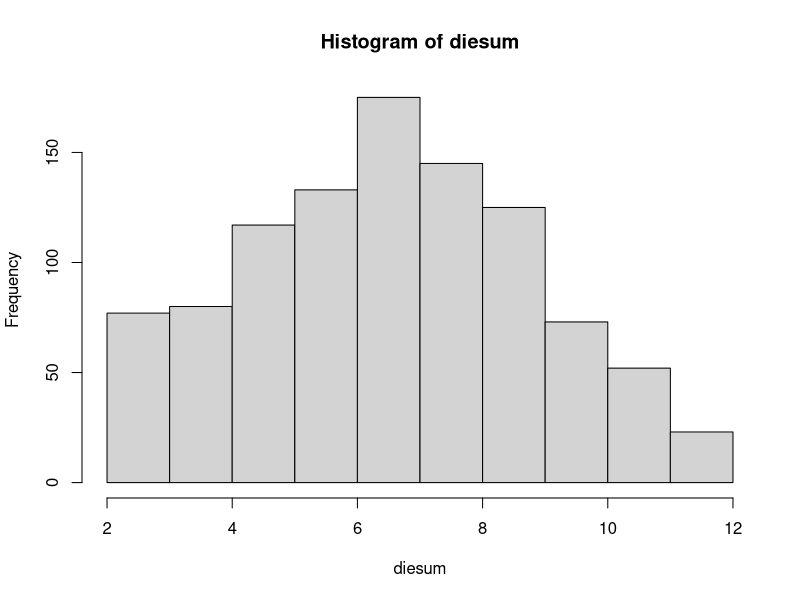
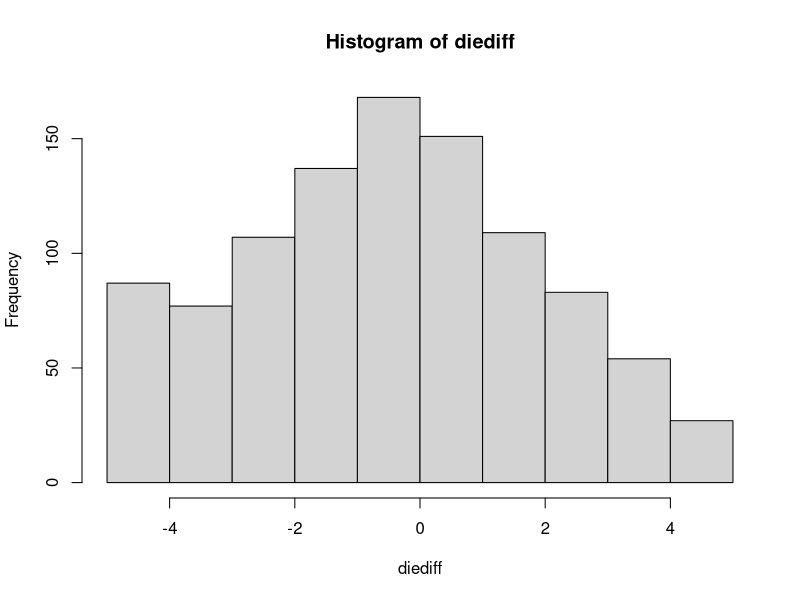

The R script that drew these images, in order: (Note: this script raises an error after producing the figures.)
## ---- chunk 1
bluedierolls = sample(c(1, 2, 3, 4, 5, 6), 1000, replace = TRUE, prob = c(1/6, 1/6, 1/6, 1/6, 1/6, 1/6))
greendierolls = sample(c(1, 2, 3, 4, 5, 6), 1000, replace = TRUE, prob = c(1/6, 1/6, 1/6, 1/6, 1/6, 1/6))
diesum=bluedierolls+greendierolls
hist(diesum)
## ---- chunk 2
mean(diesum)
var(diesum)
## ---- chunk 3
bluedierolls = sample(c(1, 2, 3, 4, 5, 6), 1000, replace = TRUE, prob = c(1/6, 1/6, 1/6, 1/6, 1/6, 1/6))
greendierolls = sample(c(1, 2, 3, 4, 5, 6), 1000, replace = TRUE, prob = c(1/6, 1/6, 1/6, 1/6, 1/6, 1/6))
diediff=bluedierolls-greendierolls
hist(diediff)
## ---- chunk 4
mean(FIXME)
var(FIXME)
## ---- chunk 5
groupcost=rep(0, 200)
  for(i in 1:10){
   groupcost = groupcost+sample(c(5, 7.5, 12), 200, replace = TRUE, prob = c(0.4, 0.25, 0.35))
}
  hist(groupcost)
## ---- chunk 6
mean(FIXME)
var(FIXME)
## ---- chunk 7
boxoz=rnorm(1000, mean = 60, sd = 2)
scooponeoz=rnorm(1000, mean = 2, sd = .15)
scooptwooz=rnorm(1000, mean = 2, sd = .15)

remainicecream=boxoz-scooponeoz-scooptwooz
hist(remainicecream)
## ---- chunk 8

